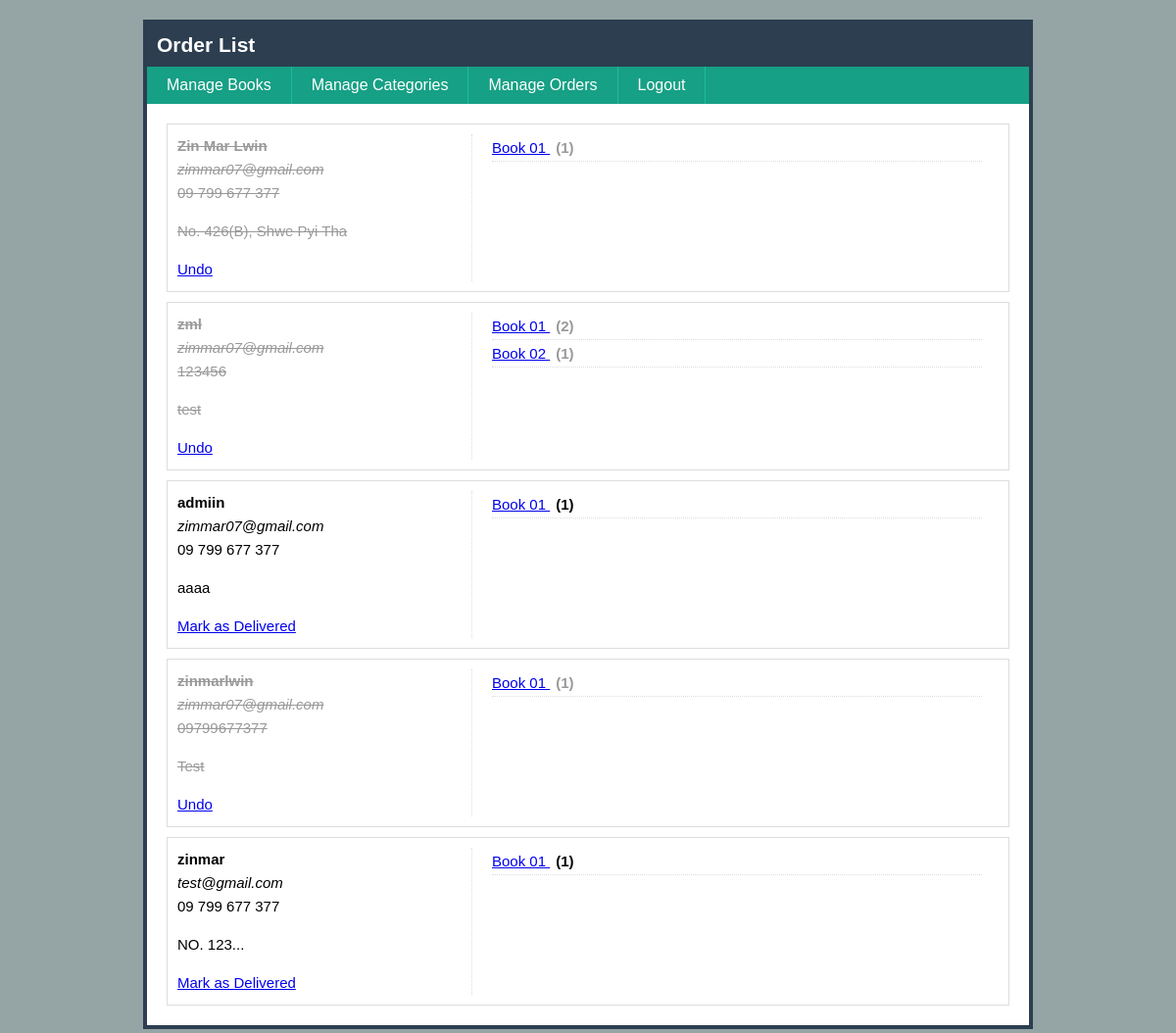
/admin/orders.php (signed in), run on the app's committed database.
### tables this page shows
CREATE TABLE `orders` (
  `id` int(11) NOT NULL,
  `name` varchar(255) NOT NULL,
  `email` varchar(255) NOT NULL,
  `phone` varchar(255) NOT NULL,
  `address` text NOT NULL,
  `status` int(1) NOT NULL,
  `created_date` datetime NOT NULL,
  `modified_date` datetime NOT NULL
);

CREATE TABLE `order_items` (
  `id` int(11) NOT NULL,
  `book_id` int(11) NOT NULL,
  `order_id` int(11) NOT NULL,
  `qty` int(11) NOT NULL
);

CREATE TABLE `books` (
  `id` int(11) NOT NULL,
  `title` varchar(255) NOT NULL,
  `author` varchar(255) NOT NULL,
  `summary` text NOT NULL,
  `price` float NOT NULL,
  `category_id` int(11) NOT NULL,
  `cover` varchar(255) NOT NULL,
  `created_date` datetime NOT NULL,
  `modified_date` date NOT NULL
);

### admin/orders.php (the view, shortened to what this page needs)
<!DOCTYPE html>
<html>
<head>
	<link rel="stylesheet" href="css/style.css">
</head>
<body>
	<h1>Order List</h1>
	<ul class="menu">
		<li><a href="book-list.php">Manage Books</a></li>
		<li><a href="cat-list.php">Manage Categories</a></li>
		<li><a href="orders.php">Manage Orders</a></li>
		<li><a href="logout.php">Logout</a></li>
	</ul>
	<?php
		include("confs/config.php");
		$orders=mysqli_query($conn,"SELECT * FROM orders");
	?>
	<ul class="orders">
		<?php while($order=mysqli_fetch_assoc($orders)):?>
		<?php if($order['status']): ?>
		<li class="delivered">
		<?php else:?>
		<li>
		<?php endif; ?>
		<div class="order">
			<b><?php echo $order['name']; ?></b>
			<i><?php echo $order['email']; ?></i>
			<span><?php echo $order['phone']; ?></span>
			<p><?php echo $order['address']; ?></p>
			<?php if($order['status']):?>
			<a href="order-status.php?id=<?php echo $order['id'];?>&status=0">Undo</a>
			<?php else:?>
			<a href="order-status.php?id=<?php echo $order['id'];?>&status=1">Mark as Delivered</a>
			<?php endif;?>
		</div>
		<div class="items">
			<?php
				$order_id = $order['id'];
				$items = mysqli_query($conn,"SELECT order_items.*,books.title
				FROM order_items LEFT JOIN books ON order_items.book_id = books.id
				WHERE order_items.order_id=$order_id
				");
				while($item=mysqli_fetch_assoc($items)):
			?>
				<b>
					<a href="../book-detail.php?id=<?php echo $item['book_id'];?>">
						<?php echo $item['title']; ?>
					</a>
					(<?php echo $item['qty'];?>)
				</b>
			<?php endwhile; ?>
		</div>
		</li>
		<?php endwhile; ?>
	</ul>
</body>
</html>

### admin/css/style.css (style rules this page uses)
html { background: #95A5A6; }
body { font-family: Arial, Helvetica, sans-serif; width: 900px; background: #fff; border: 4px solid #2C3E50; margin: 20px auto; }
h1 { padding: 10px; font-size: 21px; background: #2C3E50; margin: 0; color: #fff; }
ul.menu { list-style: none; margin: 0; padding: 0; overflow: hidden; background: #16A085; }
ul.menu li { float: left; border-right: 1px solid #1ABC9C; }
ul.menu a { display: block; padding: 10px 20px; text-decoration: none; color: #fff; }
ul.orders { list-style: none; margin: 20px; padding: 0; line-height: 1.5em; }
ul.orders li { padding: 10px; border: 1px solid #ddd; margin-bottom: 10px; overflow: hidden; font-size: 15px; }
ul.orders .order { float: left; width: 300px; border-right: 1px dotted #ddd; margin-right: 20px; }
ul.orders .items { float: left; width: 500px; }
ul.orders b, ul.orders i, ul.orders span { display: block; }
ul.orders .items a { font-weight: normal; margin-right: 6px; }
ul.orders .items b { border-bottom: 1px dotted #ddd; line-height: 1.8em; }
ul.orders li.delivered { color: #999; }
li.delivered .order b, li.delivered .order i, li.delivered .order p, li.delivered .order span { text-decoration: line-through; }

### data on the page
orders: name "Zin Mar Lwin", email "zimmar07@gmail.com", phone "09 799 677 377", address "No. 426(B), Shwe Pyi Tha"
order_items: book.title "Book 01", qty "1"
orders: name "zml", email "zimmar07@gmail.com", phone "123456", address "test"
order_items: book.title "Book 01", qty "2"
order_items: book.title "Book 02", qty "1"
orders: name "admiin", email "zimmar07@gmail.com", phone "09 799 677 377", address "aaaa"
order_items: book.title "Book 01", qty "1"
orders: name "zinmarlwin", email "zimmar07@gmail.com", phone "09799677377", address "Test"
order_items: book.title "Book 01", qty "1"
orders: name "zinmar", email "test@gmail.com", phone "09 799 677 377", address "NO. 123..."
order_items: book.title "Book 01", qty "1"
